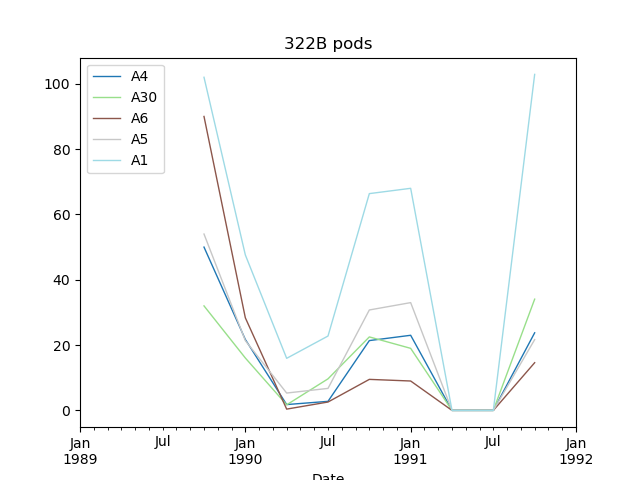

Write the Python code that produced this figure.
from analysis.src.data import Data
from analysis.src.utils import plot

data = Data.read("timed_results.json")

# Gets all the mentions for a specific tape
tape_mentions = data.with_tape_mentions(tapes=["322B"])

# TODO: THIS needs to be discussed.
# It is very hard to identify when a tape starts or ends.
# Even with correct handwriting recognition.
# Using sam
start = tape_mentions.get_lines()[0]
end = tape_mentions.get_lines()[1]

# Uses start and end of tape to get all the data inbetween
data = data.between_lines(start, end)

# Gets all unique pods mentioned in the timespan of the tape
pods = data.unique_pods()
# Filtering only pod/individuals starting with A
pods = [pod for pod in pods if pod[0] == 'A']

pod_data = []

for pod in pods:
    time, a_mentions = data.get_axis(
        lambda t: 0 if len(t) == 0 else len(t.get_pod_mentions(pods=[pod])))
    pod_data.append({
        "pod": pod,
        "values": a_mentions,
        "total": sum(a_mentions)
    })

# Get the 5 most cited pods/individuals only
pod_data.sort(key=lambda x: x["total"])
pod_data = pod_data[-5:]

plot_data = {}
for p in pod_data:
    plot_data[p["pod"]] = p["values"]

# Plot results
plot(time,
     plot_data,
     title="322B pods",
     save_to="examples/tape_ranges.png",
     fillna=True,
     resample="3M")

# Save all lines inbetween the tape
data.save("examples/322B_pod_mentions.json")
